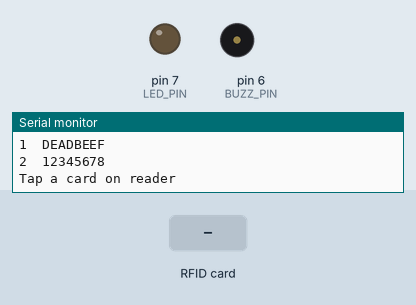
A sketch run on a simulated Arduino Uno, built with avr-gcc and run on an emulated ATmega328P. Parts: output pins drawn as LEDs (lit = HIGH), buzzer (waves = sounding), the last lines printed to the serial monitor. The inputs (shaded band) are chosen by the test bench. Pins used as bus, display or sensor lines are not drawn.

Above: at 1.3 s.
1.4 s: RFID card DE AD BE EF held to the reader
At 2.7 s:
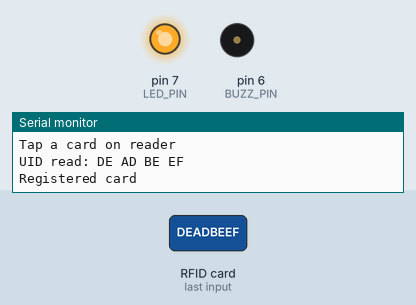
3.4 s: RFID card 12 34 56 78 held to the reader
At 5.81 s:
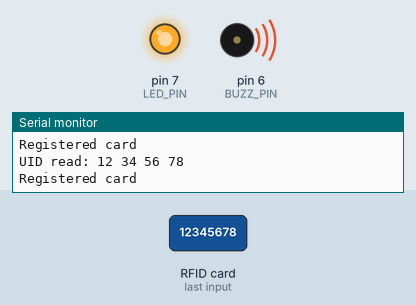
Timing chart, 0 to 11.5 s (numbered marks = the images above; inputs shaded):
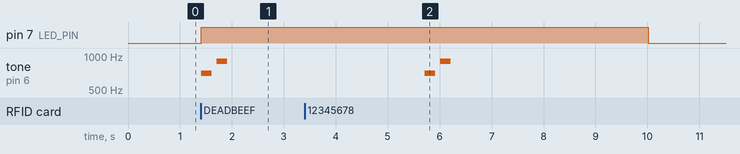

Measured:
- after the input at 1.4 s, pin 7 (LED_PIN): LOW → HIGH at once; tone on pin 6 (BUZZ_PIN): silent → 700 Hz at once, → silent 0.20 s later, → 900 Hz 0.10 s later, → silent 0.20 s later
- after the input at 3.4 s, pin 7 (LED_PIN): HIGH → LOW after 6.6 s instead of 2.3 s; tone on pin 6 (BUZZ_PIN): silent → 700 Hz after 2.3 s, → silent 0.20 s later, → 900 Hz 0.10 s later, → silent 0.20 s later

The sketch:

pw.ino
```cpp
/*
Adapted from a public Arduino + MFRC522 tutorial (see Annex B):
https://www.instructables.com/Arduino-MFRC522-RFID-READER/

What we adapted from the original tutorial:
- Variable and function names were renamed to match our
  pws terminology
- The tutorial's efficient memcmp()-based UID comparison and
  multi-card array structure were kept, since they are a
  cleaner way
*/

/*
Smart Priority Seat System code prototype i guess

Hardware:
  - Arduino
  - RC522 RFID reader module (13.56 MHz, SPI)
  - 1x LED (amber, with 220 ohm resistor) -> priority seat indicator plaecholder
  - 1x Buzzer -> audio cue


other misc

Wiring:
  SDA: D10
  SCK: D13
  MOSI: D11
  MISO: D12
  IRQ: not connected
  GND: GND
  RST: D9
  3.3V: 3.3V

Other wiring:
  LED long leg (anode)  -> D7, through a 220 ohm resistor
    short leg (cathode) -> GND
  Buzzer +  -> D6
  Buzzer -  -> GND
*/

#include <SPI.h>
#include <MFRC522.h>

#define RST_PIN 9
#define SS_PIN  10
MFRC522 rfid(SS_PIN, RST_PIN);

#define LED_PIN  7   //LED [priority seat signal]
#define BUZZ_PIN 6   // audio cue

// UIDs of registered cards
byte registeredCards[][4] = {
  {0xDE, 0xAD, 0xBE, 0xEF},   //card 1 (example so ts is hardcoded)
  {0x12, 0x34, 0x56, 0x78}    //card 2
};
const int NUM_REGISTERED_CARDS = 2;

byte scannedUID[4]; // stores the UID of the card currently being read

void setup() {
  Serial.begin(9600);
  SPI.begin();
  rfid.PCD_Init();
  rfid.PCD_DumpVersionToSerial();

  pinMode(LED_PIN, OUTPUT);
  pinMode(BUZZ_PIN, OUTPUT);

  Serial.println(F("Registered elderly commuter cards:"));
  for (int i=0; i<NUM_REGISTERED_CARDS; i++) {
    Serial.print(i+1);
    Serial.print("  ");
    for (int j=0; j<4; j++) {
      Serial.print(registeredCards[i][j], HEX);
    }
    Serial.println();
  }

  Serial.println(F("Tap a card on reader"));
}

void loop() {
  if (!readCard()) return;

  bool isRegistered = false;
  for (int i=0; i<NUM_REGISTERED_CARDS; i++) {
    if (!memcmp(scannedUID, registeredCards[i],4)) {
      isRegistered=true;
      break;
    }
  }

  if (isRegistered) {
    Serial.println(F("Registered card"));
    activateunc();
  } else {
    Serial.println(F("Unregistered Card"));
  }
}

// Reads a new card's UID into scannedUID
bool readCard() {
  if (!rfid.PICC_IsNewCardPresent()) return false;
  if (!rfid.PICC_ReadCardSerial()) return false;

  Serial.print(F("UID read: "));
  for (int i=0; i<4; i++) {
    scannedUID[i] = rfid.uid.uidByte[i];
    Serial.print(scannedUID[i],HEX);
    Serial.print(" ");
  }
  Serial.println();
  rfid.PICC_HaltA();
  return true;
}

// led and audio thing
void activateunc() {
  digitalWrite(LED_PIN, HIGH);
  tone(BUZZ_PIN, 700, 200);
  delay(300);
  tone(BUZZ_PIN, 900, 200);
  delay(4000);
  digitalWrite(LED_PIN, LOW);
}
```
